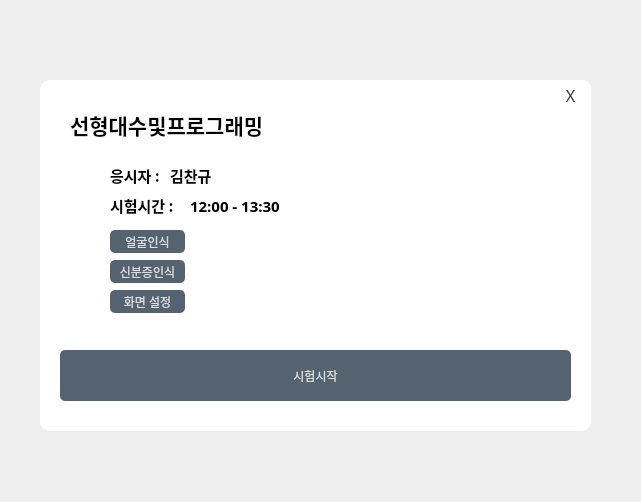
<?xml version="1.0" encoding="UTF-8"?>
<ui version="4.0">
 <class>Form</class>
 <widget class="QWidget" name="Form">
  <property name="geometry">
   <rect>
    <x>0</x>
    <y>0</y>
    <width>641</width>
    <height>502</height>
   </rect>
  </property>
  <property name="windowTitle">
   <string>Form</string>
  </property>
  <property name="styleSheet">
   <string notr="true">QPushButton{
	background-color:rgba(85,98,112,255);
	color:rgba(255,255,255,200);
	border-radius:5px;
}
QPushButton:pressed{
	padding-left:5px;
	padding-top:5px;
	background-color:rgba(225,200,5,1);
	background-position:calc(100% - 10px)center;
}
QPushButton:hover{
	background-color:rgba(255,200,0,1);
}
QPushButton#pushButton_2{
	background-color:rgba(255,255,255,255);
	color:rgba(0,0,0,200);
	border-radius:8px;
}
QPushButton#pushButton_2:pressed{
	padding-left:4px;
	padding-top:4px;
	background-position:calc(100% - 10px)center;
}
QPushButton#pushButton_2:hover{
	color:rgba(10,10,10,200);
	padding-left:3px;
	padding-top:3px;
	background-position:calc(100% - 10px)center;
}</string>
  </property>
  <widget class="QLabel" name="label">
   <property name="geometry">
    <rect>
     <x>40</x>
     <y>80</y>
     <width>551</width>
     <height>351</height>
    </rect>
   </property>
   <property name="styleSheet">
    <string notr="true">background-color:rgba(255,255,255,255);
border-radius:10px;</string>
   </property>
   <property name="text">
    <string/>
   </property>
  </widget>
  <widget class="QLabel" name="label_3">
   <property name="geometry">
    <rect>
     <x>70</x>
     <y>100</y>
     <width>321</width>
     <height>50</height>
    </rect>
   </property>
   <property name="font">
    <font>
     <family>맑은 고딕</family>
     <pointsize>16</pointsize>
     <weight>75</weight>
     <bold>true</bold>
    </font>
   </property>
   <property name="text">
    <string>선형대수및프로그래밍</string>
   </property>
  </widget>
  <widget class="QPushButton" name="pushButton">
   <property name="geometry">
    <rect>
     <x>60</x>
     <y>350</y>
     <width>511</width>
     <height>51</height>
    </rect>
   </property>
   <property name="styleSheet">
    <string notr="true"/>
   </property>
   <property name="text">
    <string>시험시작</string>
   </property>
  </widget>
  <widget class="QLabel" name="label_4">
   <property name="geometry">
    <rect>
     <x>110</x>
     <y>160</y>
     <width>61</width>
     <height>31</height>
    </rect>
   </property>
   <property name="font">
    <font>
     <family>맑은 고딕</family>
     <pointsize>11</pointsize>
     <weight>75</weight>
     <bold>true</bold>
    </font>
   </property>
   <property name="text">
    <string>응시자 : </string>
   </property>
  </widget>
  <widget class="QLabel" name="label_5">
   <property name="geometry">
    <rect>
     <x>110</x>
     <y>190</y>
     <width>71</width>
     <height>31</height>
    </rect>
   </property>
   <property name="font">
    <font>
     <family>맑은 고딕</family>
     <pointsize>11</pointsize>
     <weight>75</weight>
     <bold>true</bold>
    </font>
   </property>
   <property name="text">
    <string>시험시간 :</string>
   </property>
  </widget>
  <widget class="QLabel" name="label_6">
   <property name="geometry">
    <rect>
     <x>80</x>
     <y>190</y>
     <width>21</width>
     <height>31</height>
    </rect>
   </property>
   <property name="text">
    <string>&lt;html&gt;&lt;head/&gt;&lt;body&gt;&lt;p&gt;&lt;img src=&quot;:/student/clock.png&quot;/&gt;&lt;/p&gt;&lt;/body&gt;&lt;/html&gt;</string>
   </property>
  </widget>
  <widget class="QLabel" name="label_7">
   <property name="geometry">
    <rect>
     <x>80</x>
     <y>160</y>
     <width>21</width>
     <height>31</height>
    </rect>
   </property>
   <property name="text">
    <string>&lt;html&gt;&lt;head/&gt;&lt;body&gt;&lt;p&gt;&lt;img src=&quot;:/student/driving-license.png&quot;/&gt;&lt;/p&gt;&lt;/body&gt;&lt;/html&gt;</string>
   </property>
  </widget>
  <widget class="QPushButton" name="pushButton_2">
   <property name="geometry">
    <rect>
     <x>550</x>
     <y>80</y>
     <width>41</width>
     <height>31</height>
    </rect>
   </property>
   <property name="font">
    <font>
     <family>Agency FB</family>
     <pointsize>12</pointsize>
    </font>
   </property>
   <property name="text">
    <string>X</string>
   </property>
  </widget>
  <widget class="QLabel" name="label_8">
   <property name="geometry">
    <rect>
     <x>190</x>
     <y>190</y>
     <width>111</width>
     <height>31</height>
    </rect>
   </property>
   <property name="font">
    <font>
     <family>맑은 고딕</family>
     <pointsize>11</pointsize>
     <weight>75</weight>
     <bold>true</bold>
    </font>
   </property>
   <property name="text">
    <string>12:00 - 13:30</string>
   </property>
  </widget>
  <widget class="QLabel" name="label_9">
   <property name="geometry">
    <rect>
     <x>170</x>
     <y>160</y>
     <width>51</width>
     <height>31</height>
    </rect>
   </property>
   <property name="font">
    <font>
     <family>맑은 고딕</family>
     <pointsize>11</pointsize>
     <weight>75</weight>
     <bold>true</bold>
    </font>
   </property>
   <property name="text">
    <string>김찬규</string>
   </property>
  </widget>
  <widget class="QPushButton" name="pushButton_3">
   <property name="geometry">
    <rect>
     <x>110</x>
     <y>230</y>
     <width>75</width>
     <height>23</height>
    </rect>
   </property>
   <property name="text">
    <string>얼굴인식</string>
   </property>
  </widget>
  <widget class="QPushButton" name="pushButton_4">
   <property name="geometry">
    <rect>
     <x>110</x>
     <y>260</y>
     <width>75</width>
     <height>23</height>
    </rect>
   </property>
   <property name="text">
    <string>신분증인식</string>
   </property>
  </widget>
  <widget class="QLabel" name="label_2">
   <property name="geometry">
    <rect>
     <x>80</x>
     <y>230</y>
     <width>16</width>
     <height>21</height>
    </rect>
   </property>
   <property name="text">
    <string>&lt;html&gt;&lt;head/&gt;&lt;body&gt;&lt;p&gt;&lt;img src=&quot;:/all/check.png&quot;/&gt;&lt;/p&gt;&lt;/body&gt;&lt;/html&gt;</string>
   </property>
  </widget>
  <widget class="QLabel" name="label_10">
   <property name="geometry">
    <rect>
     <x>80</x>
     <y>260</y>
     <width>16</width>
     <height>21</height>
    </rect>
   </property>
   <property name="text">
    <string>&lt;html&gt;&lt;head/&gt;&lt;body&gt;&lt;p&gt;&lt;img src=&quot;:/all/check.png&quot;/&gt;&lt;/p&gt;&lt;/body&gt;&lt;/html&gt;</string>
   </property>
  </widget>
  <widget class="QPushButton" name="pushButton_5">
   <property name="geometry">
    <rect>
     <x>110</x>
     <y>290</y>
     <width>75</width>
     <height>23</height>
    </rect>
   </property>
   <property name="text">
    <string>화면 설정</string>
   </property>
  </widget>
  <widget class="QLabel" name="label_11">
   <property name="geometry">
    <rect>
     <x>80</x>
     <y>290</y>
     <width>16</width>
     <height>21</height>
    </rect>
   </property>
   <property name="text">
    <string>&lt;html&gt;&lt;head/&gt;&lt;body&gt;&lt;p&gt;&lt;img src=&quot;:/all/check.png&quot;/&gt;&lt;/p&gt;&lt;/body&gt;&lt;/html&gt;</string>
   </property>
  </widget>
 </widget>
 <resources>
  <include location="../../../../desktop/6_computer.png_210509/res.qrc"/>
 </resources>
 <connections/>
</ui>
